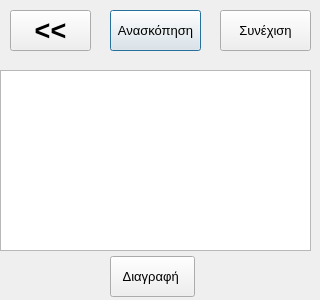
<?xml version="1.0" encoding="UTF-8"?>
<ui version="4.0">
 <class>profortosi_progress_1Class</class>
 <widget class="QDialog" name="profortosi_progress_1Class">
  <property name="geometry">
   <rect>
    <x>0</x>
    <y>0</y>
    <width>320</width>
    <height>300</height>
   </rect>
  </property>
  <property name="windowTitle">
   <string>Προφορτώσεις σε εξέλιξη</string>
  </property>
  <widget class="QPushButton" name="pushReview">
   <property name="geometry">
    <rect>
     <x>110</x>
     <y>10</y>
     <width>91</width>
     <height>41</height>
    </rect>
   </property>
   <property name="font">
    <font>
     <pointsize>10</pointsize>
     <weight>50</weight>
     <bold>false</bold>
    </font>
   </property>
   <property name="text">
    <string>Ανασκόπηση</string>
   </property>
  </widget>
  <widget class="QPushButton" name="pushContinue">
   <property name="geometry">
    <rect>
     <x>220</x>
     <y>10</y>
     <width>91</width>
     <height>41</height>
    </rect>
   </property>
   <property name="font">
    <font>
     <pointsize>10</pointsize>
     <weight>50</weight>
     <bold>false</bold>
    </font>
   </property>
   <property name="text">
    <string>Συνέχιση</string>
   </property>
  </widget>
  <widget class="QTableWidget" name="tableWidget">
   <property name="geometry">
    <rect>
     <x>0</x>
     <y>70</y>
     <width>311</width>
     <height>181</height>
    </rect>
   </property>
   <attribute name="verticalHeaderVisible">
    <bool>false</bool>
   </attribute>
   <attribute name="verticalHeaderVisible">
    <bool>false</bool>
   </attribute>
  </widget>
  <widget class="QPushButton" name="pushBack">
   <property name="geometry">
    <rect>
     <x>10</x>
     <y>10</y>
     <width>81</width>
     <height>41</height>
    </rect>
   </property>
   <property name="font">
    <font>
     <pointsize>20</pointsize>
     <weight>75</weight>
     <bold>true</bold>
    </font>
   </property>
   <property name="text">
    <string>&lt;&lt;</string>
   </property>
  </widget>
  <widget class="QPushButton" name="pushDelete">
   <property name="geometry">
    <rect>
     <x>110</x>
     <y>256</y>
     <width>85</width>
     <height>41</height>
    </rect>
   </property>
   <property name="font">
    <font>
     <pointsize>10</pointsize>
    </font>
   </property>
   <property name="text">
    <string>Διαγραφή </string>
   </property>
  </widget>
 </widget>
 <layoutdefault spacing="6" margin="11"/>
 <resources/>
 <connections/>
</ui>
